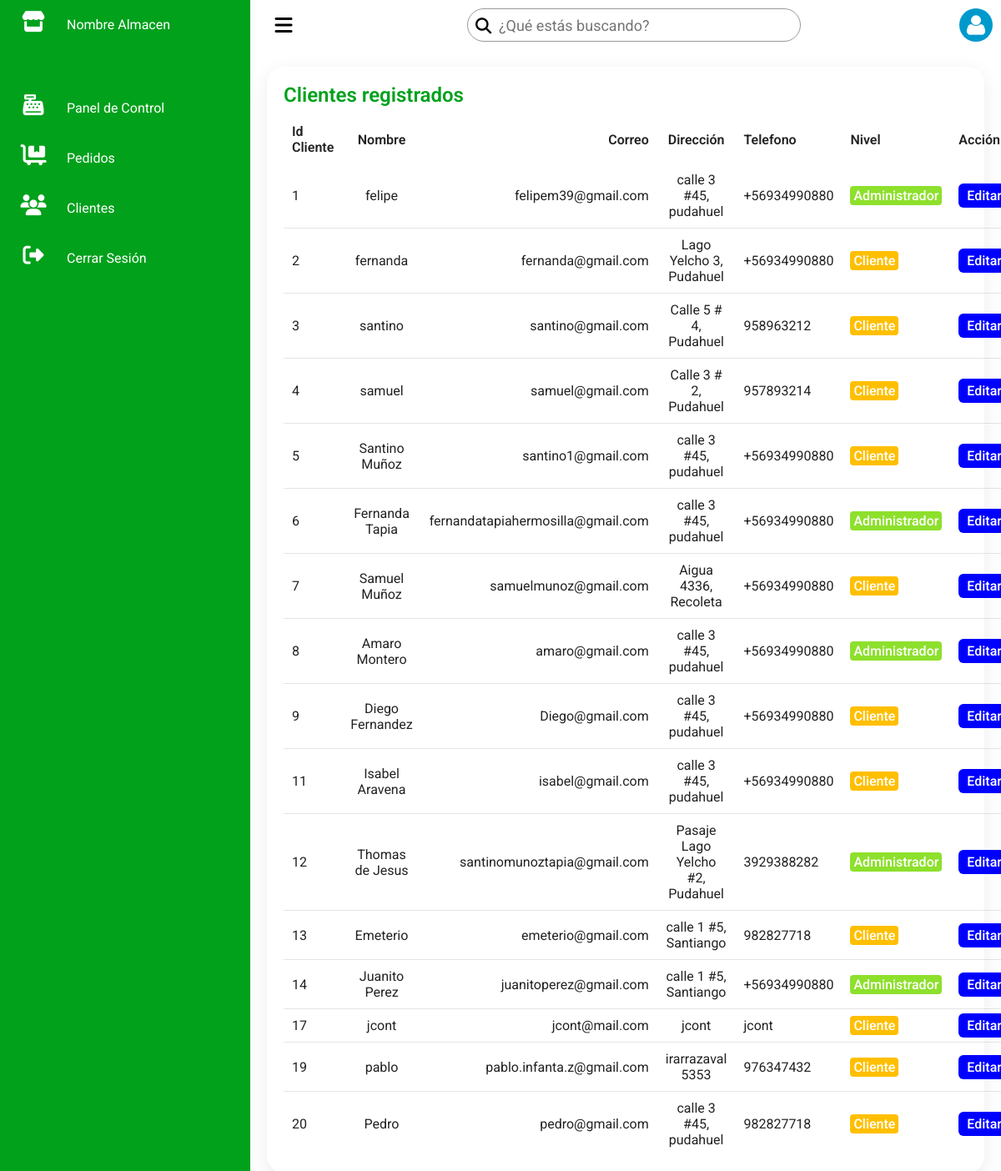
The app's page /dashboard/clientes/ (signed in) with its own data.
### loginRegister/models.py (models this page shows)
class Usuario(models.Model):
    nombre = models.CharField(max_length=255)
    email = models.EmailField(max_length=255)
    direccion = models.CharField(max_length=255)
    telefono = models.CharField(max_length=15)
    password = models.CharField(max_length=255)
    objects = UserManager()
    nivel = models.IntegerField(default=1)

### dashboard/views.py (the view)
# urls.py: path('clientes/', views.clientes),
def clientes(request):
    if request.session.get('email') == None:
        return redirect('/main/')
    else:
        usuario = Usuario.objects.get(email=request.session['email'])
        if usuario.nivel == 1:
            return redirect('/main/')
        elif usuario.nivel == 9:
            clientes = Usuario.objects.all()
            context = {
                'clientes': clientes,
            }
            return render(request, 'clientes.html', context=context)

### dashboard/templates/clientes.html (shortened to what this page needs)
<!DOCTYPE html>
<html lang="es>
<head>
    <meta charset="UTF-8">
    {% load static %}
    <link rel="stylesheet" href="{% static 'css/clientes.css' %}" />
</head>
<body>
    <div class="container">
        <div class="navigation">
            <ul>
                <li>
                    <a href="/dashboard/">
                        <span class="icon"><i class="fas fa-store"></i></span>
                        <span class="title">Nombre Almacen</span>
                    </a>
                </li>
                <li>
                    <a href="/dashboard/">
                        <span class="icon"><i class="fas fa-cash-register"></i></span>
                        <span class="title">Panel de Control</span>
                    </a>
                </li>
                <li>
                    <a href="/dashboard/pedidos/">
                        <span class="icon"><i class="fas fa-dolly-flatbed"></i></span>
                        <span class="title">Pedidos</span>
                    </a>
                </li>
                <li>
                    <a href="/dashboard/clientes/">
                        <span class="icon"><i class="fas fa-users"></i></span>
                        <span class="title">Clientes</span>
                    </a>
                </li>
                <li>
                    <a href="/logout">
                        <span class="icon"><i class="fas fa-sign-out-alt"></i></span>
                        <span class="title">Cerrar Sesión</span>
                    </a>
                </li>
            </ul>
        </div>
        <div class="main">
            <div class="topbar">
                <div class="toggle">
                    <i class="fas fa-bars"></i>
                </div>
                <div class="busqueda">
                    <label>
                        <input type="text" placeholder="¿Qué estás buscando?">
                        <i class="fas fa-search"></i>
                    </label>
                </div>
                <div class="usuario">
                    <img src="{% static 'img/user.png' %}">
                </div>
            </div>
            <div class="clientes">
                <div class="clientesTodos">
                    <div class="cardHeader">
                        <h2>Clientes registrados</h2>
                    </div>
                    <table>
                        <thead>
                            <tr>
                                <td>Id Cliente</td>
                                <td>Nombre</td>
                                <td>Correo</td>
                                <td>Dirección</td>
                                <td>Telefono</td>
                                <td>Nivel</td>
                                <td>Acción</td>
                            </tr>
                        </thead>
                        <tbody>
                            {% for cliente in clientes %}
                            <tr>
                                <td>{{cliente.id}}</td>
                                <td>{{cliente.nombre}}</td>
                                <td>{{cliente.email}}</td>
                                <td>{{cliente.direccion}}</td>
                                <td>{{cliente.telefono}}</td>
                                {% if cliente.nivel == 1 %}
                                <td><span class="status ready">Cliente</span></td>
                                {% elif cliente.nivel == 9 %}
                                <td><span class="status complete">Administrador</span></td>
                                {% endif %}
                                <td><a href="/dashboard/clientes/{{cliente.id}}/" class="btn">Editar</a></td>
                            </tr>
                            {% endfor %}
                        </tbody>
                    </table>
                </div>
</body>
</html>

### loginRegister/static/css/clientes.css (style rules this page uses)
* { font-family:'Roboto', sans-serif; margin: 0; padding: 0; box-sizing: border-box; }
:root { --green: #01a11c; --white: #fff; --grey: #f5f5f5; --black1: #222; --black2: #999; }
body { min-height: 100vh; overflow-x: hidden; }
.container { position: relative; width: 100%; }
.navigation { position:fixed; width: 300px; height: 100%; background: var(--green); border-left: 10px solid var(--green); transition: 0.5s; overflow: hidden; }
.navigation ul { position: absolute; top: 0; left: 0; width: 100%; }
.navigation ul li { position: relative; width: 100%; list-style: none; border-top-left-radius: 30px; border-bottom-left-radius: 30px; }
.navigation ul li:nth-child(1) { margin-bottom: 40px; pointer-events: none; }
.navigation ul li a { position: relative; display: block; width: 100%; display: flex; text-decoration: none; color: var(--white); }
.navigation ul li a .icon { position: relative; display: block; min-width: 60px; height: 60px; line-height: 60px; text-align: center; }
.navigation ul li a .icon i { font-size: 1.56em; }
.navigation ul li a .title { position: relative; display: block; padding: 0 10px; height: 60px; line-height: 60px; }
.main { position: absolute; width: calc(100% - 300px); left: 300px; min-height: 100vh; background: var(--white); transition: 0.5s; }
.topbar { width: 100%; height: 60px; display: flex; justify-content: space-between; align-items: center; padding: 0 10px; }
.toggle { position: relative; width: 60px; height: 60px; display: flex; justify-content: center; align-items: center; font-size: 1.5em; cursor: pointer; }
.busqueda { position: relative; width: 400px; margin: 0 10px; }
.busqueda label { position: relative; width: 100%; }
.busqueda label input { width: 100%; height: 40px; border-radius: 40px; padding: 5px 20px; padding-left: 37px; font-size: 18px; outline: none; border: 1px solid var(--black2); }
.busqueda label i { position: absolute; top: 0; left: 10px; font-size: 1.2em; }
.usuario { position: relative; width: 40px; height: 40px; border-radius: 50%; overflow: hidden; cursor: pointer; }
.usuario img { position: absolute; top: 0; left: 0; width: 100%; height: 100%; object-fit: cover; }
.clientes { position: relative; min-width: 800px; padding: 20px; }
.clientes .clientesTodos { position: relative; display: grid; min-height: 500px; background: var(--white); padding: 20px; box-shadow: 0 7px 25px rgba(0, 0, 0, 0.08); border-radius: 20px; }
.cardHeader { display: flex; justify-content: space-between; align-items: flex-start; }
.cardHeader h2 { font-weight: 600; color: var(--green); }
.btn { position: relative; padding: 5px 10px; background: blue; text-decoration: none; color: var(--white); border-radius: 6px; font-weight: 500; }
.clientes table { width: 100%; border-collapse: collapse; margin-top: 10px; }
.clientes table thead td { font-weight: 600; }
.clientes .clientesTodos table tr { color: var(--black1); border-bottom: 1px solid rgba(0, 0, 0, 0.1); }
.clientes .clientesTodos table tr:last-child { border-bottom: none; }
.clientes .clientesTodos table tr td { padding: 10px; }
.clientes .clientesTodos table tr td:nth-child(2), .clientes .clientesTodos table tr td:nth-child(4) { text-align: center; }
.clientes .clientesTodos table tr td:nth-child(3) { text-align: end; }
.status.complete { padding: 2px 4px; background: #8de02c; color: var(--white); border-radius: 4px; font-weight: 500; }
.status.ready { padding: 2px 4px; background: #ffbf00; color: var(--white); border-radius: 4px; font-weight: 500; white-space: nowrap; }

### records on screen
Usuario: id "1", nombre "felipe", email "felipem39@gmail.com", direccion "calle 3 #45, pudahuel", telefono "+56934990880", nivel "Administrador"
Usuario: id "2", nombre "fernanda", email "fernanda@gmail.com", direccion "Lago Yelcho 3, Pudahuel", telefono "+56934990880", nivel "Cliente"
Usuario: id "3", nombre "santino", email "santino@gmail.com", direccion "Calle 5 # 4, Pudahuel", telefono "958963212", nivel "Cliente"
Usuario: id "4", nombre "samuel", email "samuel@gmail.com", direccion "Calle 3 # 2, Pudahuel", telefono "957893214", nivel "Cliente"
Usuario: id "5", nombre "Santino Muñoz", email "santino1@gmail.com", direccion "calle 3 #45, pudahuel", telefono "+56934990880", nivel "Cliente"
Usuario: id "6", nombre "Fernanda Tapia", email "fernandatapiahermosilla@gmail.com", direccion "calle 3 #45, pudahuel", telefono "+56934990880", nivel "Administrador"
Usuario: id "7", nombre "Samuel Muñoz", email "samuelmunoz@gmail.com", direccion "Aigua 4336, Recoleta", telefono "+56934990880", nivel "Cliente"
Usuario: id "8", nombre "Amaro Montero", email "amaro@gmail.com", direccion "calle 3 #45, pudahuel", telefono "+56934990880", nivel "Administrador"
Usuario: id "9", nombre "Diego Fernandez", email "Diego@gmail.com", direccion "calle 3 #45, pudahuel", telefono "+56934990880", nivel "Cliente"
Usuario: id "11", nombre "Isabel Aravena", email "isabel@gmail.com", direccion "calle 3 #45, pudahuel", telefono "+56934990880", nivel "Cliente"
Usuario: id "12", nombre "Thomas de Jesus", email "santinomunoztapia@gmail.com", direccion "Pasaje Lago Yelcho #2, Pudahuel", telefono "3929388282", nivel "Administrador"
Usuario: id "13", nombre "Emeterio", email "emeterio@gmail.com", direccion "calle 1 #5, Santiango", telefono "982827718", nivel "Cliente"
Usuario: id "14", nombre "Juanito Perez", email "juanitoperez@gmail.com", direccion "calle 1 #5, Santiango", telefono "+56934990880", nivel "Administrador"
Usuario: id "17", nombre "jcont", email "jcont@mail.com", direccion "jcont", telefono "jcont", nivel "Cliente"
Usuario: id "19", nombre "pablo", email "pablo.infanta.z@gmail.com", direccion "irarrazaval 5353", telefono "976347432", nivel "Cliente"
Usuario: id "20", nombre "Pedro", email "pedro@gmail.com", direccion "calle 3 #45, pudahuel", telefono "982827718", nivel "Cliente"
